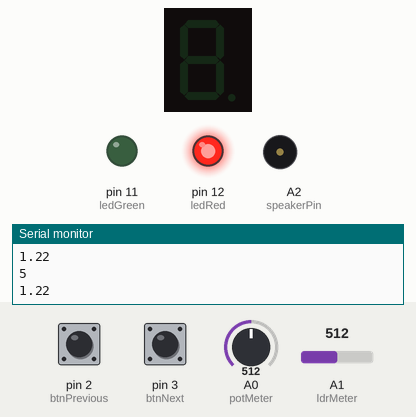
Simulated run of this sketch. Board: Arduino Uno, built with avr-gcc and run on an emulated ATmega328P. Parts: 1-digit seven-segment display, output pins drawn as LEDs (lit = HIGH), buzzer (waves = sounding), the last lines printed to the serial monitor. Wiring (inferred from the names in the program): 1-digit 7-segment display, segments lit when HIGH: segments pin 4, pin 5, pin 6, pin 7, pin 8, pin 9, pin 10. The test bench sets the inputs (shaded band); at power-on: A1 (ldrMeter) = 512, pin 3 (btnNext) LOW, pin 2 (btnPrevious) LOW, A0 (potMeter) = 512. The segment pins are drawn as the display they are named for; pins used as bus, display or sensor lines are not drawn.

Above: at 1.2 s.
1.3 s: A1 (ldrMeter) set to 782
2.8 s: A1 (ldrMeter) set to 816
At 4.0 s:
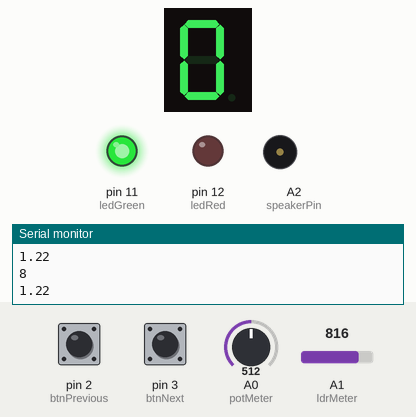
4.3 s: pin 3 (btnNext) pulled HIGH for 0.15 s
At 6.34 s:
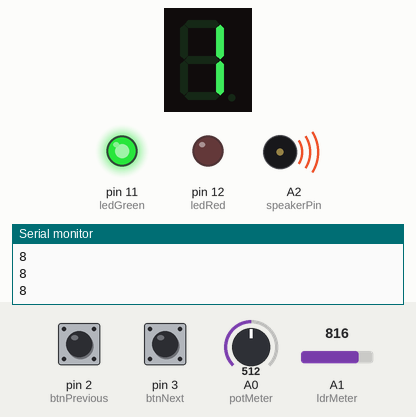
7.3 s: pin 3 (btnNext) pulled HIGH for 1 s
At 8.0 s:
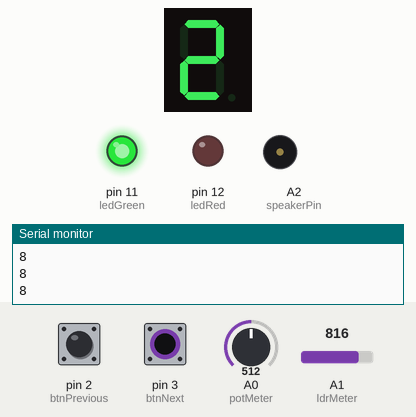
10.3 s: pin 3 (btnNext) pulled HIGH for 0.15 s
At 12.1 s:
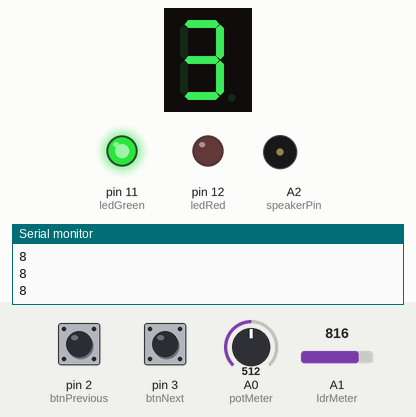
13.3 s: pin 3 (btnNext) pulled HIGH for 3.2 s
At 13.76 s:
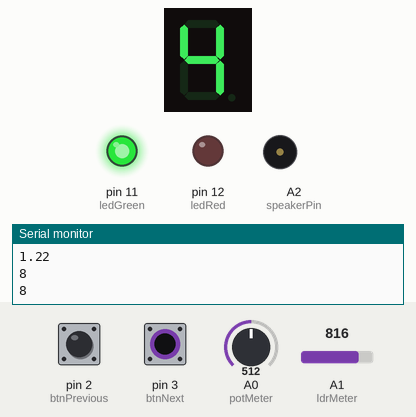
Timing chart, 0 to 19.0 s (numbered marks = the images above; inputs shaded):
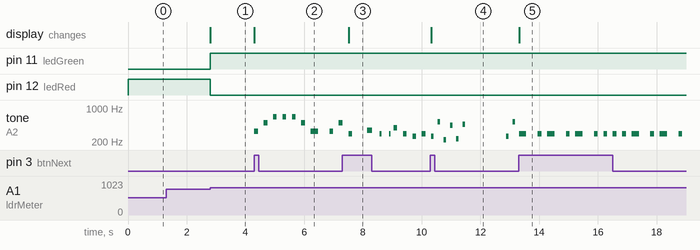

The sketch:

mp3.ino
```cpp
#include "Pitches.h"
#include "Songs.h"
#define TIMETICK   500 // ms
#define TRUE    1
#define FALSE     0

const int btnPrevious = 2;
const int btnNext = 3;
const int segA = 4;
const int segB = 5;
const int segC = 6;
const int segD = 7;
const int segE = 8;
const int segF = 9;
const int segG = 10;
const int ledGreen = 11;
const int ledRed = 12;
const int potMeter = A0;
const int ldrMeter = A1;
const int speakerPin = A2;

// variables will change:
double potValue;
int ldrValue;
int btnStatePrevious = 0;         // variable for reading the pushbutton status
int lastStatePrevious = 0;
int btnStateNext = 0;             // variable for reading the pushbutton status
int lastStateNext = 0;
int songnumber = 0;               // variable for tracking which song is playing
int canPlayMusic = true;            // check if arduino can play music, dependent on the LDR sensor

unsigned long startTime = 0;
int currentNote = 0;
unsigned long currentMillis;
unsigned long difference;


void setup() {
  // put your setup code here, to run once:
  Serial.begin(9600);
  // Set button pins as INPUT
  pinMode(btnPrevious, INPUT);
  pinMode(btnNext, INPUT);

  // Set SEGMENT pins as OUTPUT
  pinMode(segA, OUTPUT);
  pinMode(segB, OUTPUT);
  pinMode(segC, OUTPUT);
  pinMode(segD, OUTPUT);
  pinMode(segE, OUTPUT);
  pinMode(segF, OUTPUT);
  pinMode(segG, OUTPUT);
  pinMode(ledGreen, OUTPUT);
  pinMode(ledRed, OUTPUT);
  pinMode(speakerPin, OUTPUT);
  //digitalWrite(ledGreen,HIGH);
  //digitalWrite(ledRed, HIGH);
}

void loop() {
  // put your main code here, to run repeatedly:

  potValue = analogRead(potMeter) / 500.1 + 0.2;    // Value between 0 - 10, 10 being HIGH
  Serial.println(potValue);
  buttonState();
  ldrThings();

  playSong();

}

void buttonState() {
  btnStatePrevious = digitalRead(btnPrevious);
  btnStateNext     = digitalRead(btnNext);
  if(btnStatePrevious != lastStatePrevious) {
    if(btnStatePrevious == HIGH) {
      if(songnumber != 0) {
        songnumber--;
      }
    }
    lastStatePrevious = btnStatePrevious;
  }
  if(btnStateNext != lastStateNext) {
    if(btnStateNext == HIGH) {
      if(songnumber != 5) {
        songnumber++;
      }
    }
    lastStateNext = btnStateNext;
  }
}

void ldrThings() {
  ldrValue = analogRead(ldrMeter) / 100;    // Value between 0 - 10, 10 being bright
  Serial.println(ldrValue);
  if(ldrValue >= 8) {
    canPlayMusic = true;
    digitalWrite(ledGreen, HIGH);
    digitalWrite(ledRed, LOW);
  }
  else {
    canPlayMusic = false;
    digitalWrite(ledGreen, LOW);
    digitalWrite(ledRed, HIGH);
    displayNone();
  }
}

void playSong() {
  if(canPlayMusic == true) {
    if(songnumber == 0){
      displayZero();
    }
    else if(songnumber == 1) {
      displayOne();
      for (int thisNote = 0; thisNote < (sizeof(Titanic_note)/sizeof(int)); thisNote++) {
        potValue = analogRead(potMeter) / 200.1;
        buttonState();
        if(songnumber != 1) {
          continue;
        }
        ldrThings();
        if(canPlayMusic == false) {
          continue;
        }
        int noteDuration = 1000 / Titanic_duration[thisNote];//convert duration to time delay
        int pauseBetweenNotes = noteDuration * potValue; //Here 1.05 is tempo, increase to play it slower
        tone(speakerPin, Titanic_note[thisNote], noteDuration);
        delay(pauseBetweenNotes);
        noTone(speakerPin);
      }
    }
    else if(songnumber == 2) {
      displayTwo();
      for (int thisNote = 0; thisNote < (sizeof(CrazyFrog_note)/sizeof(int)); thisNote++) {
        potValue = analogRead(potMeter) / 200.1;
        buttonState();
        if(songnumber != 2) {
          continue;
        }
        ldrThings();
        if(canPlayMusic == false) {
          continue;
        }
        int noteDuration = 1000 / CrazyFrog_duration[thisNote];//convert duration to time delay
        int pauseBetweenNotes = noteDuration * potValue; //Here 1.05 is tempo, increase to play it slower
        tone(speakerPin, CrazyFrog_note[thisNote], noteDuration);
        delay(pauseBetweenNotes);
        noTone(speakerPin);
      }
    }
    else if(songnumber == 3) {
      displayThree();
      for (int thisNote = 0; thisNote < (sizeof(MarioUW_note)/sizeof(int)); thisNote++) {
        potValue = analogRead(potMeter) / 200.1;
        buttonState();
        if(songnumber != 3) {
          continue;
        }
        ldrThings();
        if(canPlayMusic == false) {
          continue;
        }
        int noteDuration = 1000 / MarioUW_duration[thisNote];//convert duration to time delay
        int pauseBetweenNotes = noteDuration * potValue; //Here 1.05 is tempo, increase to play it slower
        tone(speakerPin, MarioUW_note[thisNote], noteDuration);
        delay(pauseBetweenNotes);
        noTone(speakerPin);
      }
    }
    else if(songnumber == 4) {
      displayFour();
      for (int thisNote = 0; thisNote < (sizeof(Pirates_note)/sizeof(int)); thisNote++) {
        potValue = analogRead(potMeter) / 200.1;
        buttonState();
        if(songnumber != 4) {
          continue;
        }
        ldrThings();
        if(canPlayMusic == false) {
          continue;
        }
        int noteDuration = 1000 / Pirates_duration[thisNote];//convert duration to time delay
        int pauseBetweenNotes = noteDuration * potValue; //Here 1.05 is tempo, increase to play it slower
        tone(speakerPin, Pirates_note[thisNote], noteDuration);
        delay(pauseBetweenNotes);
        noTone(speakerPin);
      }
    }
    else {
      displayFive();
      for (int thisNote = 0; thisNote < (sizeof(HappyBD_note)/sizeof(int)); thisNote++) {
        potValue = analogRead(potMeter) / 200.1;
        buttonState();
        if(songnumber != 5) {
          continue;
        }
        ldrThings();
        if(canPlayMusic == false) {
          continue;
        }
        int noteDuration = 1000 / HappyBD_duration[thisNote];//convert duration to time delay
        int pauseBetweenNotes = noteDuration * potValue; //Here 1.05 is tempo, increase to play it slower
        tone(speakerPin, HappyBD_note[thisNote], noteDuration);
        delay(pauseBetweenNotes);
        noTone(speakerPin);
      }
    }
  }
  else {
    displayNone();
  }
}

void changeNote(int noteSize) {
  startTime = millis();
  if(currentNote >= noteSize) {
    currentNote = 0;
  }
  else {
    currentNote++;
  }
  noTone(speakerPin);
}

void displayNone() {
  digitalWrite(segA, LOW);
  digitalWrite(segB, LOW);
  digitalWrite(segC, LOW);
  digitalWrite(segD, LOW);
  digitalWrite(segE, LOW);
  digitalWrite(segF, LOW);
  digitalWrite(segG, LOW);
}
void displayZero() {
  digitalWrite(segA, HIGH);
  digitalWrite(segB, HIGH);
  digitalWrite(segC, HIGH);
  digitalWrite(segD, HIGH);
  digitalWrite(segE, HIGH);
  digitalWrite(segF, HIGH);
  digitalWrite(segG, LOW);
}
void displayOne() {
  digitalWrite(segA, LOW);
  digitalWrite(segB, HIGH);
  digitalWrite(segC, HIGH);
  digitalWrite(segD, LOW);
  digitalWrite(segE, LOW);
  digitalWrite(segF, LOW);
  digitalWrite(segG, LOW);
}
void displayTwo() {
  digitalWrite(segA, HIGH);
  digitalWrite(segB, HIGH);
  digitalWrite(segC, LOW);
  digitalWrite(segD, HIGH);
  digitalWrite(segE, HIGH);
  digitalWrite(segF, LOW);
  digitalWrite(segG, HIGH);
}
void displayThree() {
  digitalWrite(segA, HIGH);
  digitalWrite(segB, HIGH);
  digitalWrite(segC, HIGH);
  digitalWrite(segD, HIGH);
  digitalWrite(segE, LOW);
  digitalWrite(segF, LOW);
  digitalWrite(segG, HIGH);
}
void displayFour() {
  digitalWrite(segA, LOW);
  digitalWrite(segB, HIGH);
  digitalWrite(segC, HIGH);
  digitalWrite(segD, LOW);
  digitalWrite(segE, LOW);
  digitalWrite(segF, HIGH);
  digitalWrite(segG, HIGH);
}
void displayFive() {
  digitalWrite(segA, HIGH);
  digitalWrite(segB, LOW);
  digitalWrite(segC, HIGH);
  digitalWrite(segD, HIGH);
  digitalWrite(segE, LOW);
  digitalWrite(segF, HIGH);
  digitalWrite(segG, HIGH);
}
```

Pitches.h
```cpp
/*************************************************
 * Public Constants
 *************************************************/

#define REST 0
#define NOTE_B0  31
#define NOTE_C1  33
#define NOTE_CS1 35
#define NOTE_D1  37
#define NOTE_DS1 39
#define NOTE_E1  41
#define NOTE_F1  44
#define NOTE_FS1 46
#define NOTE_G1  49
#define NOTE_GS1 52
#define NOTE_A1  55
#define NOTE_AS1 58
#define NOTE_B1  62
#define NOTE_C2  65
#define NOTE_CS2 69
#define NOTE_D2  73
#define NOTE_DS2 78
#define NOTE_E2  82
#define NOTE_F2  87
#define NOTE_FS2 93
#define NOTE_G2  98
#define NOTE_GS2 104
#define NOTE_A2  110
#define NOTE_AS2 117
#define NOTE_B2  123
#define NOTE_C3  131
#define NOTE_CS3 139
#define NOTE_D3  147
#define NOTE_DS3 156
#define NOTE_E3  165
#define NOTE_F3  175
#define NOTE_FS3 185
#define NOTE_G3  196
#define NOTE_GS3 208
#define NOTE_A3  220
#define NOTE_AS3 233
#define NOTE_B3  247
#define NOTE_C4  262
#define NOTE_CS4 277
#define NOTE_D4  294
#define NOTE_DS4 311
#define NOTE_E4  330
#define NOTE_F4  349
#define NOTE_FS4 370
#define NOTE_G4  392
#define NOTE_GS4 415
#define NOTE_A4  440
#define NOTE_AS4 466
#define NOTE_B4  494
#define NOTE_C5  523
#define NOTE_CS5 554
#define NOTE_D5  587
#define NOTE_DS5 622
#define NOTE_E5  659
#define NOTE_F5  698
#define NOTE_FS5 740
#define NOTE_G5  784
#define NOTE_GS5 831
#define NOTE_A5  880
#define NOTE_AS5 932
#define NOTE_B5  988
#define NOTE_C6  1047
#define NOTE_CS6 1109
#define NOTE_D6  1175
#define NOTE_DS6 1245
#define NOTE_E6  1319
#define NOTE_F6  1397
#define NOTE_FS6 1480
#define NOTE_G6  1568
#define NOTE_GS6 1661
#define NOTE_A6  1760
#define NOTE_AS6 1865
#define NOTE_B6  1976
#define NOTE_C7  2093
#define NOTE_CS7 2217
#define NOTE_D7  2349
#define NOTE_DS7 2489
#define NOTE_E7  2637
#define NOTE_F7  2794
#define NOTE_FS7 2960
#define NOTE_G7  3136
#define NOTE_GS7 3322
#define NOTE_A7  3520
#define NOTE_AS7 3729
#define NOTE_B7  3951
#define NOTE_C8  4186
#define NOTE_CS8 4435
#define NOTE_D8  4699
#define NOTE_DS8 4978
```

Songs.h
```cpp
/*
 * The themes given below were converted from the piano sheet music
 * Code by : B.Aswinth Raj
 * Dated: 15-06-2017
 * Website: CircuitDigest.com
 */

 //##############**"HE IS A PIRATE" Theme song of Pirates of caribbean**##############//
int Pirates_note[] = {
NOTE_D4, NOTE_D4, NOTE_D4, NOTE_D4, NOTE_D4, NOTE_D4, NOTE_D4, NOTE_D4,
NOTE_D4, NOTE_D4, NOTE_D4, NOTE_D4, NOTE_D4, NOTE_D4, NOTE_D4, NOTE_D4,
NOTE_D4, NOTE_D4, NOTE_D4, NOTE_D4, NOTE_D4, NOTE_D4, NOTE_D4, NOTE_D4,
NOTE_A3, NOTE_C4, NOTE_D4, NOTE_D4, NOTE_D4, NOTE_E4, NOTE_F4, NOTE_F4,
NOTE_F4, NOTE_G4, NOTE_E4, NOTE_E4, NOTE_D4, NOTE_C4, NOTE_C4, NOTE_D4,
0, NOTE_A3, NOTE_C4, NOTE_B3, NOTE_D4, NOTE_B3, NOTE_E4, NOTE_F4,
NOTE_F4, NOTE_C4, NOTE_C4, NOTE_C4, NOTE_C4, NOTE_D4, NOTE_C4,
NOTE_D4, 0, 0, NOTE_A3, NOTE_C4, NOTE_D4, NOTE_D4, NOTE_D4, NOTE_F4,
NOTE_G4, NOTE_G4, NOTE_G4, NOTE_A4, NOTE_A4, NOTE_A4, NOTE_A4, NOTE_G4,
NOTE_A4, NOTE_D4, 0, NOTE_D4, NOTE_E3, NOTE_F4, NOTE_F4, NOTE_G4, NOTE_A4,
NOTE_D4, 0, NOTE_D4, NOTE_F4, NOTE_E4, NOTE_E4, NOTE_F4, NOTE_D4
};
int Pirates_duration[] = {
4,8,4,8,4,8,8,8,8,4,8,4,8,4,8,8,8,8,4,8,4,8,
4,8,8,8,8,4,4,8,8,4,4,8,8,4,4,8,8,
8,4,8,8,8,4,4,8,8,4,4,8,8,4,4,8,4,
4,8,8,8,8,4,4,8,8,4,4,8,8,4,4,8,8,
8,4,8,8,8,4,4,4,8,4,8,8,8,4,4,8,8
};
//###########End of He is a Pirate song#############//


//##############**"Crazy Frog" song of Crazy frog album**##############//
int CrazyFrog_note[] = {
  NOTE_D4, 0, NOTE_F4, NOTE_D4, 0, NOTE_D4, NOTE_G4, NOTE_D4, NOTE_C4,
  NOTE_D4, 0, NOTE_A4, NOTE_D4, 0, NOTE_D4, NOTE_AS4, NOTE_A4, NOTE_F4,
  NOTE_D4, NOTE_A4, NOTE_D5, NOTE_D4, NOTE_C4, 0, NOTE_C4, NOTE_A3, NOTE_E4, NOTE_D4,
  0,NOTE_D4,NOTE_D4
};
int CrazyFrog_duration[] = {
  8, 8, 6, 16, 16, 16, 8, 8, 8,
  8, 8, 6, 16, 16, 16, 8, 8, 8,
  8, 8, 8, 16, 16, 16, 16, 8, 8, 2,
  8,4,4
};
//###########End of Crazy Frog#############//


//##############**"Mario underworld" **##############//
int MarioUW_note[] = {
  NOTE_C4, NOTE_C5, NOTE_A3, NOTE_A4,NOTE_AS3, NOTE_AS4, 0, 0,
  NOTE_C4, NOTE_C5, NOTE_A3, NOTE_A4, NOTE_AS3, NOTE_AS4, 0,0,
  NOTE_F3, NOTE_F4, NOTE_D3, NOTE_D4,NOTE_DS3, NOTE_DS4, 0, 0,
  NOTE_F3, NOTE_F4, NOTE_D3, NOTE_D4,NOTE_DS3, NOTE_DS4, 0,
  0, NOTE_DS4, NOTE_CS4, NOTE_D4,
  NOTE_CS4, NOTE_DS4, NOTE_DS4, NOTE_GS3, NOTE_G3, NOTE_CS4,
  NOTE_C4, NOTE_FS4, NOTE_F4, NOTE_E3, NOTE_AS4, NOTE_A4,
  NOTE_GS4, NOTE_DS4, NOTE_B3,  NOTE_AS3, NOTE_A3, NOTE_GS3,0, 0, 0
};
int MarioUW_duration[] = {
 12, 12, 12, 12,12, 12, 6,3,
 12, 12, 12, 12, 12, 12, 6, 3,
 12, 12, 12, 12, 12, 12, 6,
 3, 12, 12, 12, 12,
 12, 12, 6, 6, 18, 18, 18,
 6, 6, 6, 6,6, 6,
 18, 18, 18, 18, 18, 18, 10, 10, 10,
 10, 10, 10, 3, 3, 3
};
//###########End of Mario underworld#############//


//##############**"Titanic" **##############//
int Titanic_note[] = {
NOTE_E4, NOTE_B4, NOTE_E5, NOTE_E5, NOTE_E5, NOTE_B4, NOTE_E4, NOTE_E4, NOTE_B4, NOTE_E5, NOTE_E5, NOTE_E5, NOTE_B4, NOTE_E4, NOTE_E4, NOTE_B4, NOTE_E5, NOTE_E5, NOTE_E5, NOTE_B4, NOTE_E4,
NOTE_E4, NOTE_B4, NOTE_E5, NOTE_E5, NOTE_E5, NOTE_D5, NOTE_E4, NOTE_B4, NOTE_E5, NOTE_E5, NOTE_E5, NOTE_B4, NOTE_E4, NOTE_E4, NOTE_B4, NOTE_E5, NOTE_E5, NOTE_E5, NOTE_B4, NOTE_F5,
NOTE_E4, NOTE_B4, NOTE_E5, NOTE_E5, NOTE_E5, NOTE_B4, NOTE_E4,
NOTE_E4, NOTE_B4, NOTE_E5, NOTE_E5, NOTE_E5, NOTE_D5, NOTE_E5, NOTE_E4, NOTE_E4, NOTE_E4, NOTE_D4, NOTE_B3, NOTE_E4, NOTE_E4, NOTE_E4, NOTE_B3, NOTE_E4,
NOTE_D4, NOTE_E4, NOTE_F4, NOTE_G4, NOTE_F4, NOTE_E4, NOTE_E4, NOTE_E4, NOTE_E4


};
int Titanic_duration[] = {
8,8,8,8,8,8,4,8,8,8,8,8,8,4,8,8,8,8,8,8,4,8,8,8,8,4,4,8,8,8,8,8,8,4,8,8,8,8,8,8,4,8,8,8,8,8,8,1,
8,8,8,8,4,4,4,8,4,4,8,8,8,8,4,8,8,4,8,4,8,8,4,8,4,1


};
//###########End of Titanic#############//

int HappyBD_note[] = {

  // Happy Birthday
  // Score available at https://musescore.com/user/8221/scores/26906

  NOTE_C4, NOTE_C4,
  NOTE_D4, NOTE_C4, NOTE_F4,
  NOTE_E4, NOTE_C4, NOTE_C4,
  NOTE_D4, NOTE_C4, NOTE_G4,
  NOTE_F4, NOTE_C4, NOTE_C4,

  NOTE_C5, NOTE_A4, NOTE_F4,
  NOTE_E4, NOTE_D4, NOTE_AS4, NOTE_AS4,
  NOTE_A4, NOTE_F4, NOTE_G4,
  NOTE_F4,

};

int HappyBD_duration[] = {
  4,8,4,4,4,4,4,8,4,4,4,2,4,8,4,4,4,4,4,4,8,4,4,4,2
};
```

Measured:
- the behaviour switches between 799 and 800 on A1 (ldrMeter) (found by bisection; images 0 and 1)
- after the input at 2.8 s, pin 11 (ledGreen): LOW → HIGH at once; pin 12 (ledRed): HIGH → LOW at once; the display: changes at once (image 1)
- after the input at 4.3 s, tone on A2 (speakerPin): plays 330 Hz for 0.13 s, 494 Hz for 0.13 s, 659 Hz for 0.13 s, 659 Hz for 0.13 s, 659 Hz for 0.13 s, 494 Hz for 0.13 s … (9 notes in this stretch), starting at once; the display: changes at once (image 2)
- after the input at 7.3 s, the display: changes after 0.21 s (image 3)
- after the input at 10.3 s, the display: changes at once (image 4)
- after the input at 13.3 s, the display: changes at once (image 5)
